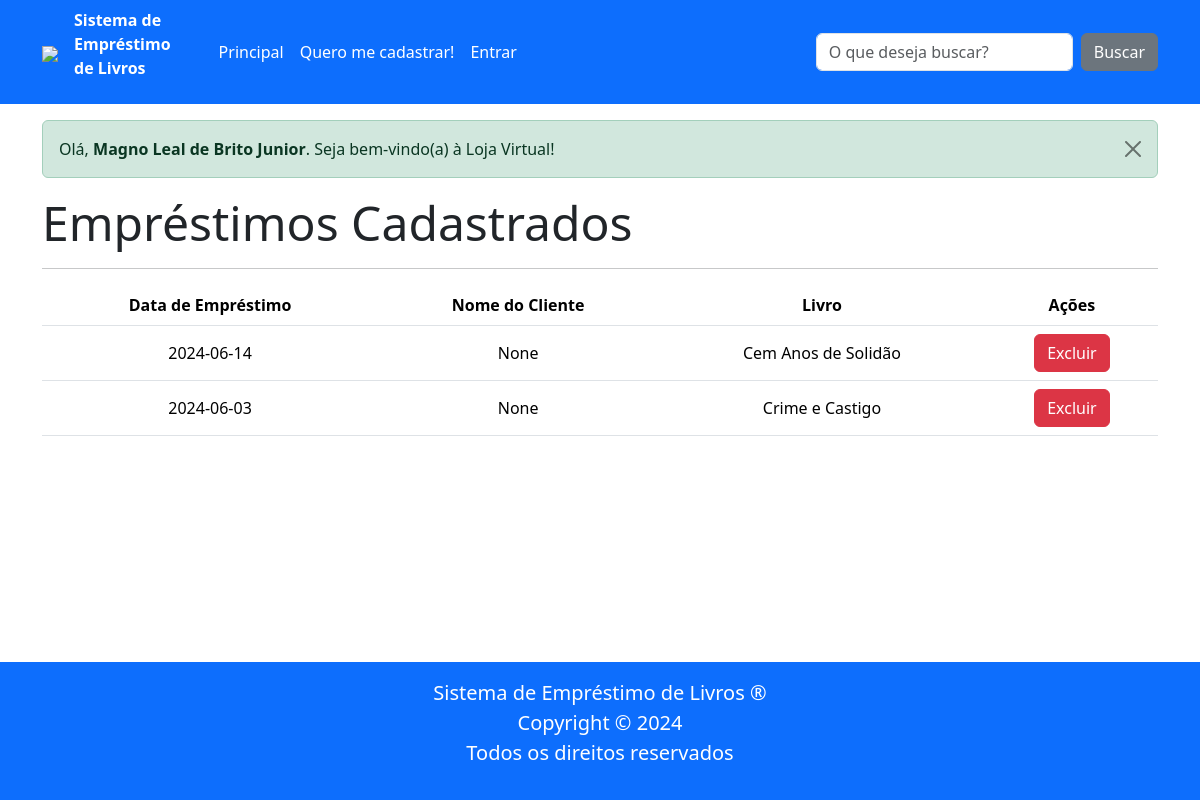
The page /emprestimos (signed in) on the database its author committed.
### tables this page shows
CREATE TABLE cliente (
        id INTEGER PRIMARY KEY AUTOINCREMENT,
        nome TEXT NOT NULL,
        cpf TEXT NOT NULL UNIQUE,
        data_nascimento DATE NOT NULL,
        endereco TEXT NOT NULL,
        telefone TEXT NOT NULL UNIQUE,
        email TEXT NOT NULL UNIQUE,
        senha TEXT NOT NULL,
        admin INTEGER NOT NULL DEFAULT 0,
        token TEXT);

CREATE TABLE emprestimo (
    id INTEGER PRIMARY KEY AUTOINCREMENT,
    cliente_id INTEGER NOT NULL,
    data_emprestimo DATE NOT NULL,
    FOREIGN KEY (cliente_id) REFERENCES cliente (id)
);

CREATE TABLE livro (
        id INTEGER PRIMARY KEY AUTOINCREMENT,
        nome TEXT NOT NULL,
        autor TEXT NOT NULL,
        descricao TEXT NOT NULL,
        isbn TEXT NOT NULL,
        emprestado BOOLEAN NOT NULL

        );

### routes/main_routes.py (the view)
@router.get("/emprestimos")
async def get_emprestimos(request: Request):
    lista_emprestimos = EmprestimoRepo.obter_todos()
    lista_livros = LivroRepo.obter_todos()
    lista_clientes = ClienteRepo.obter_todos()
    lista_emprestimos_livro = EmprestimoLivroRepo.obter_todos()
    lista_final = []
    for emprestimo in lista_emprestimos:
        nome = None
        livro_selecionado = None
        for cliente in lista_clientes:
            if emprestimo.id == cliente.id:
                nome = cliente.nome
        for elivro in lista_emprestimos_livro:
            if emprestimo.id == elivro.id:
                for livro in lista_livros:
                    if livro.id == elivro.emprestimo_id:
                        livro_selecionado = livro.nome
        lista_final.append([emprestimo.data_emprestimo,nome,livro_selecionado, emprestimo.id])
    print(lista_final)
    return templates.TemplateResponse(
        "emprestimos.html",
        {"request": request,
        "lista_final":lista_final
        },
    )

### templates/emprestimos.html (shortened to what this page needs)
{% extends "base.html" %}
{% block conteudo %}
<h1 class="display-5"><b>Empréstimos Cadastrados</b></h1>
<hr>
<table class="table">
    <thead>
        <tr>
            <th>Data de Empréstimo</th>
            <th>Nome do Cliente</th>
            <th>Livro</th>
            <th>Ações</th>
        </tr>
    </thead>
    <tbody>
        {% for emprestimo in lista_final %}
        <tr>
            <td>{{ emprestimo[0] }}</td>
            <td>{{ emprestimo[1] }}</td>
            <td>{{ emprestimo[2] }}</td>
            <td>
                <form action="/excluir_emprestimo/{{emprestimo[3]}}" method="get">
                    <button type="submit" class="btn btn-danger">Excluir</button>
                </form>
            </td>
        </tr>
        {% endfor %}
    </tbody>
</table>
{% endblock %}

### templates/message_success.html
<div class="alert alert-success alert-dismissible fade show" role="alert">
    {{ message_success|safe }}
    <button type="button" class="btn-close" data-bs-dismiss="alert" aria-label="Fechar"></button>
</div>

### static/css/estilos.css (style rules this page uses)
.table td, .table th { vertical-align: middle; text-align: center; white-space: nowrap; }

### rows shown on the page
cliente: nome "Olá, Magno Leal de Brito Junior . Seja bem-vindo(a) à Loja Virtual!"
emprestimo: data_emprestimo "2024-06-14"
livro: nome "Cem Anos de Solidão"
emprestimo: data_emprestimo "2024-06-03"
livro: nome "Crime e Castigo"

### other values the page prints
{{ emprestimo[1] }} "None" "None"
